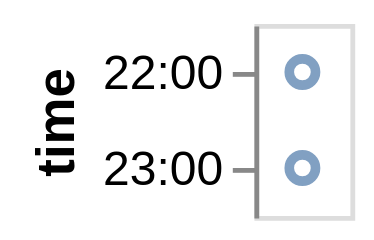

Vega-Lite specification stored for this chart:
### Vega specification from a JSON file in a GitHub repository (floating-point values rounded to 4 significant figures)
{"$schema": "https://vega.github.io/schema/vega/v5.json", "description": "Google's stock price over time.", "background": "white", "padding": 5, "width": 20, "style": "cell", "data": [{"name": "source_0", "values": [{"date": "10 Oct 2011 22:48:00"}, {"date": "11 Oct 2022 23:00:00"}]}, {"name": "data_0", "source": "source_0", "transform": [{"type": "formula", "expr": "utcParse(datum[\"date\"],'%d %b %Y %H:%M:%S')", "as": "date"}, {"field": "date", "type": "timeunit", "units": ["hours"], "as": ["hours_date", "hours_date_end"]}]}], "signals": [{"name": "y_step", "value": 20}, {"name": "height", "update": "bandspace(domain('y').length, 1, 0.5) * y_step"}, {"name": "width", "update": "width"}], "marks": [{"name": "marks", "type": "symbol", "style": ["point"], "from": {"data": "data_0"}, "encode": {"update": {"opacity": {"value": 0.7}, "fill": {"value": "transparent"}, "stroke": {"value": "#4c78a8"}, "x": {"signal": "width", "mult": 0.5}, "y": {"scale": "y", "field": "hours_date"}}}}], "scales": [{"name": "y", "type": "point", "domain": {"data": "data_0", "field": "hours_date", "sort": true}, "range": {"step": {"signal": "y_step"}}, "padding": 0.5}], "axes": [{"scale": "y", "orient": "left", "grid": false, "title": "time", "labelOverlap": true, "encode": {"labels": {"update": {"text": {"signal": "timeFormat(datum.value, timeUnitSpecifier([\"hours\"], {\"year-month\":\"%b %Y \",\"year-month-date\":\"%b %d, %Y \"}))"}}}}, "zindex": 0}]}
